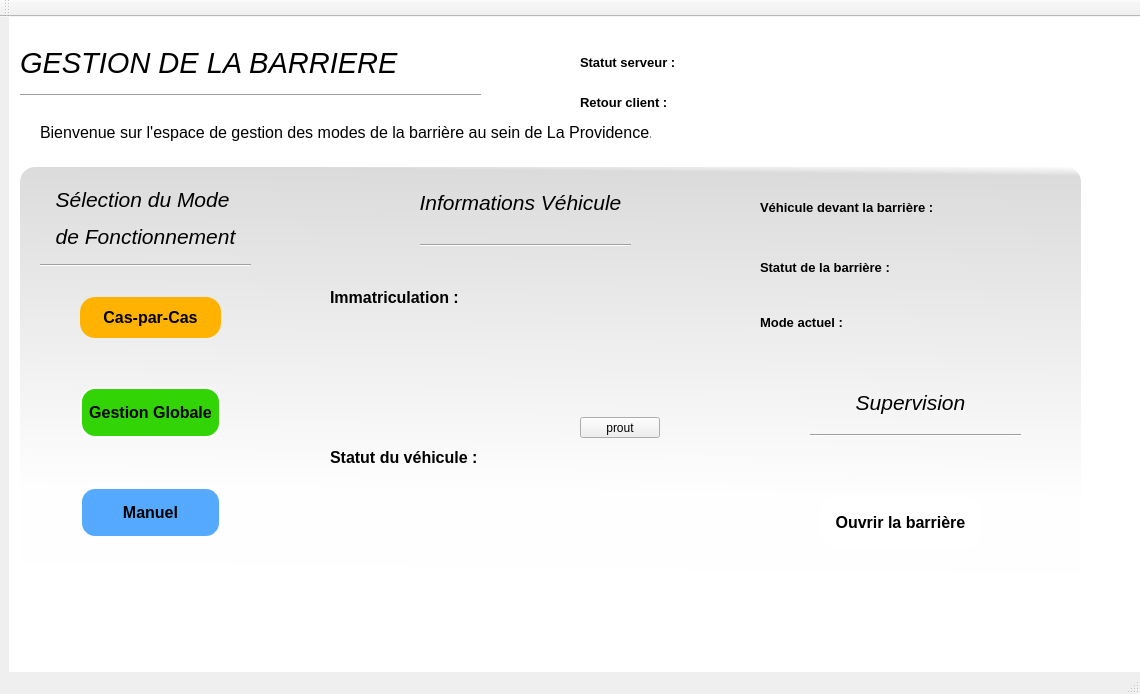
<?xml version="1.0" encoding="UTF-8"?>
<ui version="4.0">
 <class>Process_BarriereClass</class>
 <widget class="QMainWindow" name="Process_BarriereClass">
  <property name="geometry">
   <rect>
    <x>0</x>
    <y>0</y>
    <width>1140</width>
    <height>694</height>
   </rect>
  </property>
  <property name="sizePolicy">
   <sizepolicy hsizetype="Minimum" vsizetype="Minimum">
    <horstretch>0</horstretch>
    <verstretch>0</verstretch>
   </sizepolicy>
  </property>
  <property name="minimumSize">
   <size>
    <width>1140</width>
    <height>694</height>
   </size>
  </property>
  <property name="maximumSize">
   <size>
    <width>1140</width>
    <height>694</height>
   </size>
  </property>
  <property name="windowTitle">
   <string>Process_Barriere</string>
  </property>
  <widget class="QWidget" name="centralWidget">
   <widget class="QLabel" name="label_TitleGestion">
    <property name="geometry">
     <rect>
      <x>20</x>
      <y>10</y>
      <width>391</width>
      <height>71</height>
     </rect>
    </property>
    <property name="font">
     <font>
      <family>MS Sans Serif</family>
      <pointsize>22</pointsize>
      <weight>9</weight>
      <italic>true</italic>
      <bold>false</bold>
      <underline>false</underline>
     </font>
    </property>
    <property name="styleSheet">
     <string notr="true">font: 75 italic 22pt &quot;MS Sans Serif&quot;;</string>
    </property>
    <property name="text">
     <string>GESTION DE LA BARRIERE</string>
    </property>
   </widget>
   <widget class="Line" name="line_Accueil">
    <property name="geometry">
     <rect>
      <x>20</x>
      <y>70</y>
      <width>461</width>
      <height>16</height>
     </rect>
    </property>
    <property name="orientation">
     <enum>Qt::Horizontal</enum>
    </property>
   </widget>
   <widget class="QStackedWidget" name="stackedWidget">
    <property name="geometry">
     <rect>
      <x>-40</x>
      <y>120</y>
      <width>1121</width>
      <height>511</height>
     </rect>
    </property>
    <property name="currentIndex">
     <number>1</number>
    </property>
    <widget class="QWidget" name="interface_accueil">
     <widget class="QWidget" name="widget_Accueil" native="true">
      <property name="geometry">
       <rect>
        <x>1</x>
        <y>61</y>
        <width>1121</width>
        <height>471</height>
       </rect>
      </property>
      <widget class="QWidget" name="widget_FormConnect" native="true">
       <property name="geometry">
        <rect>
         <x>630</x>
         <y>-10</y>
         <width>501</width>
         <height>471</height>
        </rect>
       </property>
       <property name="styleSheet">
        <string notr="true"/>
       </property>
       <widget class="QLabel" name="label_TitleConnexion">
        <property name="geometry">
         <rect>
          <x>40</x>
          <y>30</y>
          <width>251</width>
          <height>61</height>
         </rect>
        </property>
        <property name="font">
         <font>
          <family>MS Sans Serif</family>
          <pointsize>16</pointsize>
          <weight>9</weight>
          <italic>false</italic>
          <bold>false</bold>
         </font>
        </property>
        <property name="styleSheet">
         <string notr="true">font: 75 16pt &quot;MS Sans Serif&quot;;</string>
        </property>
        <property name="text">
         <string>Connexion à votre espace</string>
        </property>
       </widget>
       <widget class="QLabel" name="label_Login">
        <property name="geometry">
         <rect>
          <x>90</x>
          <y>100</y>
          <width>71</width>
          <height>31</height>
         </rect>
        </property>
        <property name="font">
         <font>
          <family>MS Sans Serif</family>
          <pointsize>13</pointsize>
          <weight>50</weight>
          <italic>true</italic>
          <bold>false</bold>
         </font>
        </property>
        <property name="styleSheet">
         <string notr="true">font: italic 13pt &quot;MS Sans Serif&quot;;</string>
        </property>
        <property name="text">
         <string>Login</string>
        </property>
        <property name="alignment">
         <set>Qt::AlignLeading|Qt::AlignLeft|Qt::AlignVCenter</set>
        </property>
       </widget>
       <widget class="QLineEdit" name="edit_Login">
        <property name="geometry">
         <rect>
          <x>90</x>
          <y>130</y>
          <width>291</width>
          <height>20</height>
         </rect>
        </property>
       </widget>
       <widget class="QLabel" name="label_Mdp">
        <property name="geometry">
         <rect>
          <x>90</x>
          <y>170</y>
          <width>111</width>
          <height>41</height>
         </rect>
        </property>
        <property name="font">
         <font>
          <family>MS Sans Serif</family>
          <pointsize>13</pointsize>
          <weight>50</weight>
          <italic>true</italic>
          <bold>false</bold>
         </font>
        </property>
        <property name="styleSheet">
         <string notr="true">font: italic 13pt &quot;MS Sans Serif&quot;;</string>
        </property>
        <property name="text">
         <string>Mot de passe</string>
        </property>
        <property name="alignment">
         <set>Qt::AlignLeading|Qt::AlignLeft|Qt::AlignVCenter</set>
        </property>
       </widget>
       <widget class="QLineEdit" name="edit_Mdp">
        <property name="geometry">
         <rect>
          <x>90</x>
          <y>210</y>
          <width>291</width>
          <height>20</height>
         </rect>
        </property>
       </widget>
       <widget class="QPushButton" name="btn_AccesConnexion">
        <property name="geometry">
         <rect>
          <x>160</x>
          <y>290</y>
          <width>151</width>
          <height>31</height>
         </rect>
        </property>
        <property name="font">
         <font>
          <pointsize>12</pointsize>
          <weight>75</weight>
          <bold>true</bold>
         </font>
        </property>
        <property name="styleSheet">
         <string notr="true">border-radius: 15px;
background-color: rgb(0, 60, 202);
border: 2px solid white;
padding: 5px;
color: rgb(255, 255, 255);</string>
        </property>
        <property name="text">
         <string>Accéder</string>
        </property>
        <property name="autoDefault">
         <bool>false</bool>
        </property>
        <property name="default">
         <bool>false</bool>
        </property>
        <property name="flat">
         <bool>false</bool>
        </property>
       </widget>
       <widget class="QLabel" name="label_ErrorConnect">
        <property name="geometry">
         <rect>
          <x>90</x>
          <y>250</y>
          <width>281</width>
          <height>21</height>
         </rect>
        </property>
        <property name="font">
         <font>
          <italic>true</italic>
         </font>
        </property>
        <property name="styleSheet">
         <string notr="true">color: red;</string>
        </property>
        <property name="text">
         <string/>
        </property>
        <property name="alignment">
         <set>Qt::AlignRight|Qt::AlignTrailing|Qt::AlignVCenter</set>
        </property>
       </widget>
       <widget class="QLabel" name="img_key">
        <property name="geometry">
         <rect>
          <x>280</x>
          <y>40</y>
          <width>41</width>
          <height>41</height>
         </rect>
        </property>
        <property name="styleSheet">
         <string notr="true">image: url(:/Process_Barriere/ressources/key.png);</string>
        </property>
        <property name="text">
         <string/>
        </property>
       </widget>
       <widget class="QPushButton" name="btn_GestionGlobaleHome">
        <property name="geometry">
         <rect>
          <x>110</x>
          <y>380</y>
          <width>271</width>
          <height>51</height>
         </rect>
        </property>
        <property name="font">
         <font>
          <pointsize>12</pointsize>
          <weight>75</weight>
          <bold>true</bold>
         </font>
        </property>
        <property name="styleSheet">
         <string notr="true">border-radius: 10px;
border: 2px solid black;
padding: 5px;
color: rgb(255, 255, 255);
background-color: rgb(51, 212, 6);</string>
        </property>
        <property name="text">
         <string>Mode Gestion Globale (invité)</string>
        </property>
       </widget>
       <widget class="Line" name="line_FormConnect">
        <property name="geometry">
         <rect>
          <x>60</x>
          <y>340</y>
          <width>351</width>
          <height>16</height>
         </rect>
        </property>
        <property name="orientation">
         <enum>Qt::Horizontal</enum>
        </property>
       </widget>
       <zorder>label_Login</zorder>
       <zorder>edit_Login</zorder>
       <zorder>label_Mdp</zorder>
       <zorder>edit_Mdp</zorder>
       <zorder>btn_AccesConnexion</zorder>
       <zorder>label_ErrorConnect</zorder>
       <zorder>label_TitleConnexion</zorder>
       <zorder>img_key</zorder>
       <zorder>btn_GestionGlobaleHome</zorder>
       <zorder>line_FormConnect</zorder>
      </widget>
      <widget class="QLabel" name="img_LogoParking">
       <property name="geometry">
        <rect>
         <x>160</x>
         <y>90</y>
         <width>371</width>
         <height>251</height>
        </rect>
       </property>
       <property name="styleSheet">
        <string notr="true">background-image: url(:/Process_Barriere/ressources/parking_logo.png);</string>
       </property>
       <property name="text">
        <string/>
       </property>
      </widget>
     </widget>
    </widget>
    <widget class="QWidget" name="interface_superviseur">
     <widget class="QWidget" name="widget_InfosVehicule" native="true">
      <property name="geometry">
       <rect>
        <x>360</x>
        <y>20</y>
        <width>411</width>
        <height>471</height>
       </rect>
      </property>
      <widget class="QLabel" name="label_Immatriculation">
       <property name="geometry">
        <rect>
         <x>10</x>
         <y>120</y>
         <width>161</width>
         <height>41</height>
        </rect>
       </property>
       <property name="font">
        <font>
         <pointsize>12</pointsize>
         <weight>75</weight>
         <bold>true</bold>
        </font>
       </property>
       <property name="text">
        <string>Immatriculation :</string>
       </property>
      </widget>
      <widget class="QLabel" name="label_StatutVehicule">
       <property name="geometry">
        <rect>
         <x>10</x>
         <y>270</y>
         <width>171</width>
         <height>61</height>
        </rect>
       </property>
       <property name="font">
        <font>
         <pointsize>12</pointsize>
         <weight>75</weight>
         <bold>true</bold>
        </font>
       </property>
       <property name="text">
        <string>Statut du véhicule : </string>
       </property>
      </widget>
      <widget class="QLabel" name="label_TitleInfos">
       <property name="geometry">
        <rect>
         <x>60</x>
         <y>20</y>
         <width>281</width>
         <height>51</height>
        </rect>
       </property>
       <property name="font">
        <font>
         <pointsize>16</pointsize>
         <weight>50</weight>
         <italic>true</italic>
         <bold>false</bold>
         <underline>false</underline>
        </font>
       </property>
       <property name="text">
        <string>Informations Véhicule</string>
       </property>
       <property name="alignment">
        <set>Qt::AlignCenter</set>
       </property>
      </widget>
      <widget class="QLabel" name="label_ImmatriculationDisplay">
       <property name="geometry">
        <rect>
         <x>80</x>
         <y>180</y>
         <width>251</width>
         <height>71</height>
        </rect>
       </property>
       <property name="font">
        <font>
         <pointsize>16</pointsize>
        </font>
       </property>
       <property name="text">
        <string/>
       </property>
       <property name="alignment">
        <set>Qt::AlignCenter</set>
       </property>
      </widget>
      <widget class="QLabel" name="label_StatutVehiculeDisplay">
       <property name="geometry">
        <rect>
         <x>20</x>
         <y>340</y>
         <width>351</width>
         <height>111</height>
        </rect>
       </property>
       <property name="font">
        <font>
         <pointsize>12</pointsize>
        </font>
       </property>
       <property name="text">
        <string/>
       </property>
       <property name="alignment">
        <set>Qt::AlignCenter</set>
       </property>
      </widget>
      <widget class="Line" name="line_InfosVehicule">
       <property name="geometry">
        <rect>
         <x>100</x>
         <y>80</y>
         <width>211</width>
         <height>16</height>
        </rect>
       </property>
       <property name="orientation">
        <enum>Qt::Horizontal</enum>
       </property>
      </widget>
      <widget class="QPushButton" name="proutbtn">
       <property name="geometry">
        <rect>
         <x>260</x>
         <y>260</y>
         <width>80</width>
         <height>21</height>
        </rect>
       </property>
       <property name="text">
        <string>prout</string>
       </property>
      </widget>
     </widget>
     <widget class="QWidget" name="widget_ChoixModes" native="true">
      <property name="geometry">
       <rect>
        <x>50</x>
        <y>20</y>
        <width>291</width>
        <height>471</height>
       </rect>
      </property>
      <widget class="QPushButton" name="btn_GestionGlobale">
       <property name="geometry">
        <rect>
         <x>70</x>
         <y>230</y>
         <width>141</width>
         <height>51</height>
        </rect>
       </property>
       <property name="font">
        <font>
         <pointsize>12</pointsize>
         <weight>75</weight>
         <bold>true</bold>
        </font>
       </property>
       <property name="styleSheet">
        <string notr="true">background-color: rgb(51, 212, 6);
border-radius: 15px;
border: 2px solid white;</string>
       </property>
       <property name="text">
        <string>Gestion Globale</string>
       </property>
      </widget>
      <widget class="QPushButton" name="btn_CasparCas">
       <property name="geometry">
        <rect>
         <x>70</x>
         <y>140</y>
         <width>141</width>
         <height>41</height>
        </rect>
       </property>
       <property name="font">
        <font>
         <pointsize>12</pointsize>
         <weight>75</weight>
         <bold>true</bold>
        </font>
       </property>
       <property name="styleSheet">
        <string notr="true">background-color: rgb(255, 179, 0);
border-radius: 15px;</string>
       </property>
       <property name="text">
        <string>Cas-par-Cas</string>
       </property>
      </widget>
      <widget class="QPushButton" name="btn_Manuel">
       <property name="geometry">
        <rect>
         <x>70</x>
         <y>330</y>
         <width>141</width>
         <height>51</height>
        </rect>
       </property>
       <property name="font">
        <font>
         <pointsize>12</pointsize>
         <weight>75</weight>
         <bold>true</bold>
        </font>
       </property>
       <property name="styleSheet">
        <string notr="true">background-color: rgb(85, 170, 255);
border-radius: 15px;
border: 2px solid white;</string>
       </property>
       <property name="text">
        <string>Manuel</string>
       </property>
      </widget>
      <widget class="QLabel" name="label_TilteChangeMode">
       <property name="geometry">
        <rect>
         <x>40</x>
         <y>30</y>
         <width>191</width>
         <height>61</height>
        </rect>
       </property>
       <property name="font">
        <font>
         <pointsize>16</pointsize>
         <italic>true</italic>
         <underline>false</underline>
        </font>
       </property>
       <property name="text">
        <string>&lt;html&gt;&lt;head/&gt;&lt;body&gt;&lt;p&gt;Sélection du Mode &lt;/p&gt;&lt;p&gt;de Fonctionnement&lt;/p&gt;&lt;/body&gt;&lt;/html&gt;</string>
       </property>
       <property name="alignment">
        <set>Qt::AlignCenter</set>
       </property>
      </widget>
      <widget class="Line" name="line_ChoixModes">
       <property name="geometry">
        <rect>
         <x>30</x>
         <y>100</y>
         <width>211</width>
         <height>16</height>
        </rect>
       </property>
       <property name="orientation">
        <enum>Qt::Horizontal</enum>
       </property>
      </widget>
     </widget>
     <widget class="QWidget" name="widget_SupervisionBarriere" native="true">
      <property name="geometry">
       <rect>
        <x>790</x>
        <y>230</y>
        <width>321</width>
        <height>251</height>
       </rect>
      </property>
      <widget class="QPushButton" name="btn_OuvertureBarriere">
       <property name="geometry">
        <rect>
         <x>70</x>
         <y>130</y>
         <width>161</width>
         <height>51</height>
        </rect>
       </property>
       <property name="font">
        <font>
         <pointsize>12</pointsize>
         <weight>75</weight>
         <bold>true</bold>
        </font>
       </property>
       <property name="styleSheet">
        <string notr="true">border-radius: 15px;
background-color: rgb(255, 255, 255);</string>
       </property>
       <property name="text">
        <string>Ouvrir la barrière</string>
       </property>
      </widget>
      <widget class="QLabel" name="label_SupervisionTitle">
       <property name="geometry">
        <rect>
         <x>20</x>
         <y>10</y>
         <width>281</width>
         <height>51</height>
        </rect>
       </property>
       <property name="font">
        <font>
         <pointsize>16</pointsize>
         <weight>50</weight>
         <italic>true</italic>
         <bold>false</bold>
         <underline>false</underline>
        </font>
       </property>
       <property name="text">
        <string>Supervision</string>
       </property>
       <property name="alignment">
        <set>Qt::AlignCenter</set>
       </property>
      </widget>
      <widget class="Line" name="line_SupervisionBarriere">
       <property name="geometry">
        <rect>
         <x>60</x>
         <y>60</y>
         <width>211</width>
         <height>16</height>
        </rect>
       </property>
       <property name="orientation">
        <enum>Qt::Horizontal</enum>
       </property>
      </widget>
     </widget>
     <widget class="QWidget" name="widget_InfosGlobal" native="true">
      <property name="geometry">
       <rect>
        <x>790</x>
        <y>20</y>
        <width>321</width>
        <height>191</height>
       </rect>
      </property>
      <widget class="QLabel" name="label_ActualMode">
       <property name="geometry">
        <rect>
         <x>10</x>
         <y>150</y>
         <width>141</width>
         <height>31</height>
        </rect>
       </property>
       <property name="font">
        <font>
         <pointsize>10</pointsize>
         <weight>75</weight>
         <bold>true</bold>
        </font>
       </property>
       <property name="text">
        <string>Mode actuel :</string>
       </property>
      </widget>
      <widget class="QLabel" name="label_StatutBarriere">
       <property name="geometry">
        <rect>
         <x>10</x>
         <y>90</y>
         <width>181</width>
         <height>41</height>
        </rect>
       </property>
       <property name="font">
        <font>
         <pointsize>10</pointsize>
         <weight>75</weight>
         <bold>true</bold>
        </font>
       </property>
       <property name="text">
        <string>Statut de la barrière : </string>
       </property>
      </widget>
      <widget class="QLabel" name="label_StatutBarriereDisplay">
       <property name="geometry">
        <rect>
         <x>160</x>
         <y>90</y>
         <width>171</width>
         <height>31</height>
        </rect>
       </property>
       <property name="font">
        <font>
         <pointsize>8</pointsize>
        </font>
       </property>
       <property name="text">
        <string/>
       </property>
       <property name="alignment">
        <set>Qt::AlignLeading|Qt::AlignLeft|Qt::AlignTop</set>
       </property>
      </widget>
      <widget class="QLabel" name="label_ActualModeDisplay">
       <property name="geometry">
        <rect>
         <x>110</x>
         <y>150</y>
         <width>171</width>
         <height>31</height>
        </rect>
       </property>
       <property name="font">
        <font>
         <pointsize>8</pointsize>
        </font>
       </property>
       <property name="text">
        <string/>
       </property>
       <property name="alignment">
        <set>Qt::AlignLeading|Qt::AlignLeft|Qt::AlignVCenter</set>
       </property>
      </widget>
      <widget class="QLabel" name="label_VehiculePresence">
       <property name="geometry">
        <rect>
         <x>10</x>
         <y>30</y>
         <width>191</width>
         <height>41</height>
        </rect>
       </property>
       <property name="font">
        <font>
         <pointsize>10</pointsize>
         <weight>75</weight>
         <bold>true</bold>
        </font>
       </property>
       <property name="text">
        <string>Véhicule devant la barrière : </string>
       </property>
      </widget>
      <widget class="QLabel" name="label_VehiculePresenceDisplay">
       <property name="geometry">
        <rect>
         <x>210</x>
         <y>40</y>
         <width>111</width>
         <height>31</height>
        </rect>
       </property>
       <property name="font">
        <font>
         <pointsize>8</pointsize>
        </font>
       </property>
       <property name="text">
        <string/>
       </property>
       <property name="alignment">
        <set>Qt::AlignLeading|Qt::AlignLeft|Qt::AlignVCenter</set>
       </property>
      </widget>
     </widget>
    </widget>
    <widget class="QWidget" name="interface_invite"/>
   </widget>
   <widget class="QWidget" name="widget_SCStatut" native="true">
    <property name="geometry">
     <rect>
      <x>570</x>
      <y>20</y>
      <width>331</width>
      <height>91</height>
     </rect>
    </property>
    <widget class="QLabel" name="label_StatutServeur">
     <property name="geometry">
      <rect>
       <x>10</x>
       <y>10</y>
       <width>121</width>
       <height>31</height>
      </rect>
     </property>
     <property name="font">
      <font>
       <pointsize>10</pointsize>
       <weight>75</weight>
       <bold>true</bold>
      </font>
     </property>
     <property name="text">
      <string>Statut serveur :</string>
     </property>
    </widget>
    <widget class="QLabel" name="label_StatutClient">
     <property name="geometry">
      <rect>
       <x>10</x>
       <y>50</y>
       <width>101</width>
       <height>31</height>
      </rect>
     </property>
     <property name="font">
      <font>
       <pointsize>10</pointsize>
       <weight>75</weight>
       <bold>true</bold>
      </font>
     </property>
     <property name="text">
      <string>Retour client : </string>
     </property>
    </widget>
    <widget class="QLabel" name="label_StatutServeurDisplay">
     <property name="geometry">
      <rect>
       <x>130</x>
       <y>10</y>
       <width>191</width>
       <height>31</height>
      </rect>
     </property>
     <property name="font">
      <font>
       <pointsize>10</pointsize>
      </font>
     </property>
     <property name="text">
      <string/>
     </property>
     <property name="alignment">
      <set>Qt::AlignLeading|Qt::AlignLeft|Qt::AlignVCenter</set>
     </property>
    </widget>
    <widget class="QLabel" name="label_StatutClientDisplay">
     <property name="geometry">
      <rect>
       <x>110</x>
       <y>50</y>
       <width>191</width>
       <height>31</height>
      </rect>
     </property>
     <property name="font">
      <font>
       <pointsize>10</pointsize>
      </font>
     </property>
     <property name="text">
      <string/>
     </property>
     <property name="alignment">
      <set>Qt::AlignLeading|Qt::AlignLeft|Qt::AlignVCenter</set>
     </property>
    </widget>
   </widget>
   <widget class="QLabel" name="img_LaProLogo">
    <property name="geometry">
     <rect>
      <x>980</x>
      <y>10</y>
      <width>91</width>
      <height>101</height>
     </rect>
    </property>
    <property name="styleSheet">
     <string notr="true">image: url(:/Process_Barriere/ressources/logo_lapro.png);</string>
    </property>
    <property name="text">
     <string/>
    </property>
   </widget>
   <widget class="QLabel" name="label_BienvenueTexte">
    <property name="geometry">
     <rect>
      <x>40</x>
      <y>100</y>
      <width>611</width>
      <height>31</height>
     </rect>
    </property>
    <property name="font">
     <font>
      <family>MS Sans Serif</family>
      <pointsize>12</pointsize>
      <weight>50</weight>
      <italic>false</italic>
      <bold>false</bold>
     </font>
    </property>
    <property name="styleSheet">
     <string notr="true">font: 12pt &quot;MS Sans Serif&quot;;</string>
    </property>
    <property name="text">
     <string>Bienvenue sur l'espace de gestion des modes de la barrière au sein de La Providence.</string>
    </property>
   </widget>
   <widget class="QWidget" name="background_white" native="true">
    <property name="geometry">
     <rect>
      <x>9</x>
      <y>-1</y>
      <width>1131</width>
      <height>661</height>
     </rect>
    </property>
    <property name="styleSheet">
     <string notr="true">background-color: rgb(255, 255, 255);</string>
    </property>
    <layout class="QVBoxLayout" name="verticalLayout_2"/>
   </widget>
   <widget class="QWidget" name="background_gradient" native="true">
    <property name="geometry">
     <rect>
      <x>20</x>
      <y>150</y>
      <width>1061</width>
      <height>481</height>
     </rect>
    </property>
    <property name="styleSheet">
     <string notr="true">background-color: qlineargradient(spread:pad, x1:0.975, y1:1, x2:1, y2:0, stop:0 rgba(255, 255, 255, 255), stop:0.308824 rgba(254, 254, 254, 255), stop:0.98 rgba(219, 219, 219, 255), stop:1 rgba(0, 0, 0, 0));
border-radius: 15px;
</string>
    </property>
    <layout class="QVBoxLayout" name="verticalLayout_4"/>
   </widget>
   <zorder>background_white</zorder>
   <zorder>background_gradient</zorder>
   <zorder>label_TitleGestion</zorder>
   <zorder>line_Accueil</zorder>
   <zorder>stackedWidget</zorder>
   <zorder>widget_SCStatut</zorder>
   <zorder>img_LaProLogo</zorder>
   <zorder>label_BienvenueTexte</zorder>
  </widget>
  <widget class="QToolBar" name="mainToolBar">
   <attribute name="toolBarArea">
    <enum>TopToolBarArea</enum>
   </attribute>
   <attribute name="toolBarBreak">
    <bool>false</bool>
   </attribute>
  </widget>
  <widget class="QStatusBar" name="statusBar"/>
  <action name="actionCasparCas">
   <property name="text">
    <string>Cas-par-Cas</string>
   </property>
  </action>
  <action name="actionGestionGlobale">
   <property name="text">
    <string>Gestion Globale</string>
   </property>
  </action>
  <action name="actionManuel">
   <property name="text">
    <string>Manuel</string>
   </property>
  </action>
 </widget>
 <layoutdefault spacing="6" margin="11"/>
 <resources>
  <include location="Process_Barriere.qrc"/>
 </resources>
 <connections>
  <connection>
   <sender>btn_CasparCas</sender>
   <signal>clicked()</signal>
   <receiver>Process_BarriereClass</receiver>
   <slot>on_btnCasparCas_cliked()</slot>
   <hints>
    <hint type="sourcelabel">
     <x>145</x>
     <y>297</y>
    </hint>
    <hint type="destinationlabel">
     <x>569</x>
     <y>346</y>
    </hint>
   </hints>
  </connection>
  <connection>
   <sender>btn_GestionGlobale</sender>
   <signal>clicked()</signal>
   <receiver>Process_BarriereClass</receiver>
   <slot>on_btnGestionGlobale_cliked()</slot>
   <hints>
    <hint type="sourcelabel">
     <x>145</x>
     <y>407</y>
    </hint>
    <hint type="destinationlabel">
     <x>569</x>
     <y>346</y>
    </hint>
   </hints>
  </connection>
  <connection>
   <sender>btn_AccesConnexion</sender>
   <signal>clicked()</signal>
   <receiver>Process_BarriereClass</receiver>
   <slot>on_btnAccesConnexion_clicked()</slot>
   <hints>
    <hint type="sourcelabel">
     <x>280</x>
     <y>468</y>
    </hint>
    <hint type="destinationlabel">
     <x>569</x>
     <y>346</y>
    </hint>
   </hints>
  </connection>
  <connection>
   <sender>btn_Manuel</sender>
   <signal>clicked()</signal>
   <receiver>Process_BarriereClass</receiver>
   <slot>on_btnManuel_cliked()</slot>
   <hints>
    <hint type="sourcelabel">
     <x>150</x>
     <y>512</y>
    </hint>
    <hint type="destinationlabel">
     <x>569</x>
     <y>346</y>
    </hint>
   </hints>
  </connection>
  <connection>
   <sender>proutbtn</sender>
   <signal>clicked()</signal>
   <receiver>Process_BarriereClass</receiver>
   <slot>on_test()</slot>
   <hints>
    <hint type="sourcelabel">
     <x>619</x>
     <y>427</y>
    </hint>
    <hint type="destinationlabel">
     <x>569</x>
     <y>346</y>
    </hint>
   </hints>
  </connection>
 </connections>
 <slots>
  <slot>on_btnAccesConnexion_clicked()</slot>
  <slot>on_btnAccueilGestionGlobale_cliked()</slot>
  <slot>on_btnEnvoiDemande_cliked()</slot>
  <slot>on_btnOuvrirBarriere_clicked()</slot>
  <slot>on_btnCasparCas_cliked()</slot>
  <slot>on_btnGestionGlobale_cliked()</slot>
  <slot>on_btnManuel_cliked()</slot>
  <slot>on_test()</slot>
 </slots>
</ui>
